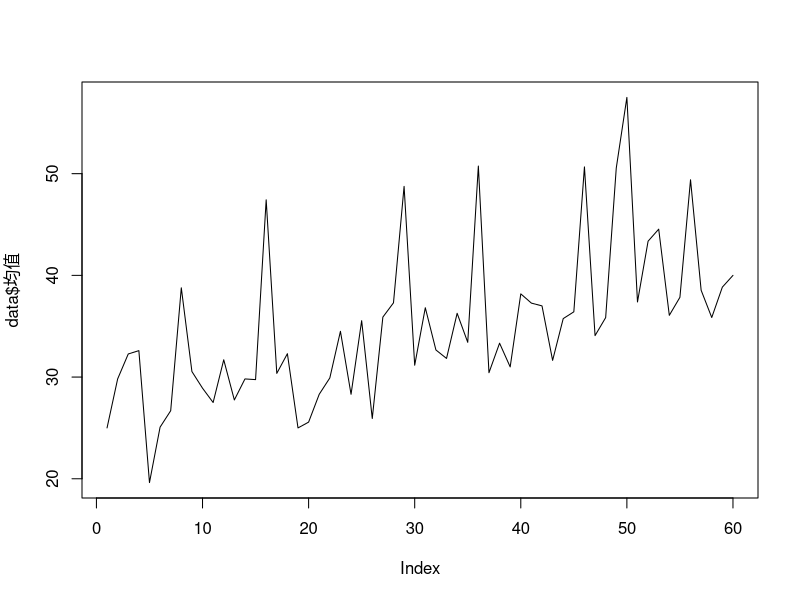
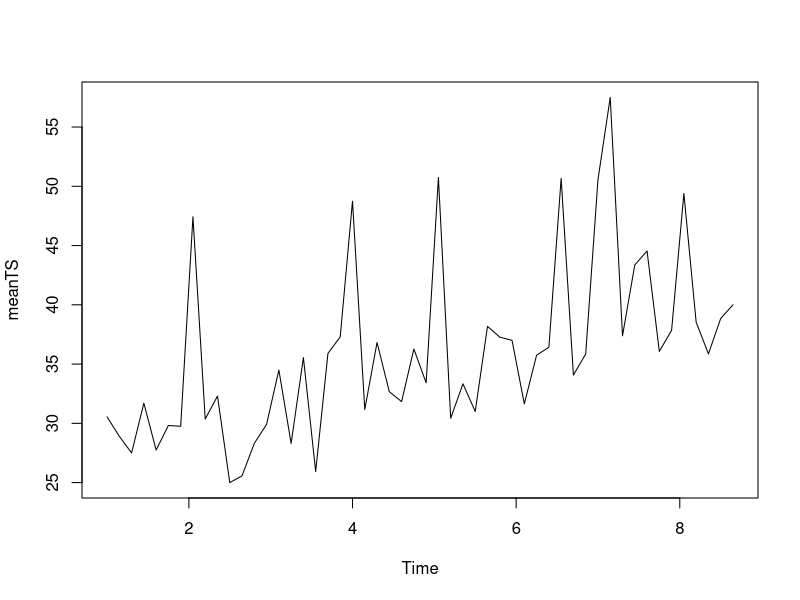
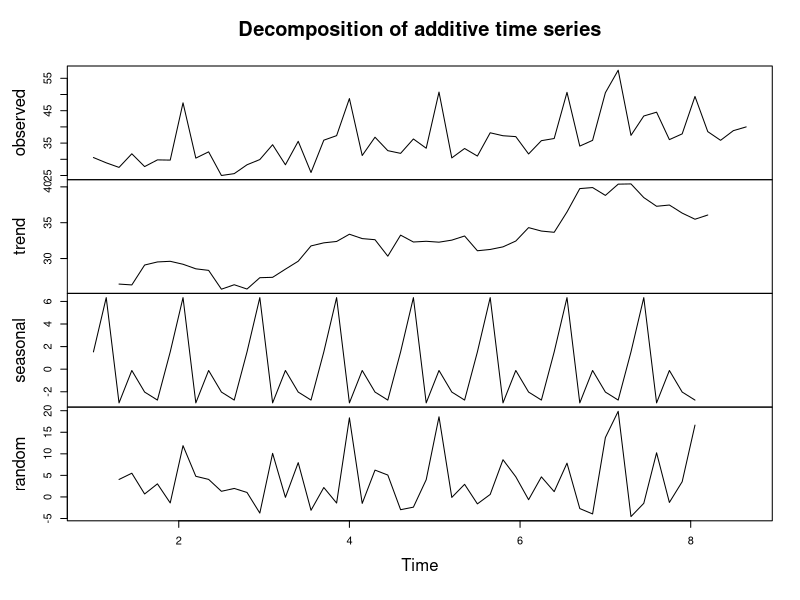

Recreate these plots in R, in order.
data <- read.csv("data2.csv", fileEncoding = "UTF8")

freq <- spec.pgram(data$总销量, taper=0, log='no', plot=FALSE);

start <- which(freq$spec==max(freq$spec))
frequency <- 1/freq$freq[which(freq$spec==max(freq$spec))]


data$均值 <- data$总销量/data$分店数

freq <- spec.pgram(data$均值, taper=0, log='no', plot=FALSE);

start <- which(freq$spec==max(freq$spec))
frequency <- 1/freq$freq[which(freq$spec==max(freq$spec))]

plot(data$均值, type='l')

meanTS <- ts(
  data$均值[start:length(data$均值)], 
  frequency=frequency
) 
ts.plot(meanTS)

meanTSdecompose <- decompose(meanTS)
plot(meanTSdecompose)

#趋势分解
meanTSdecompose$trend
#季节性分解数据
meanTSdecompose$seasonal
#随机部分
meanTSdecompose$random
